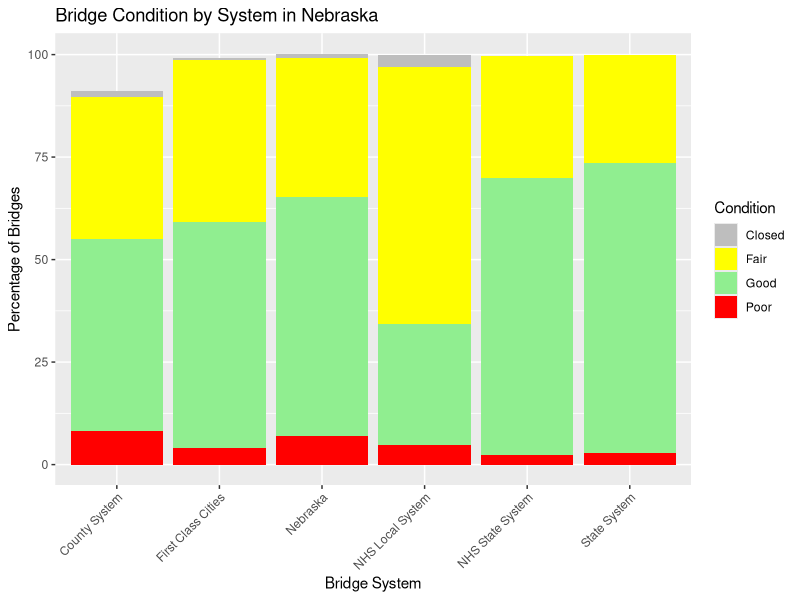
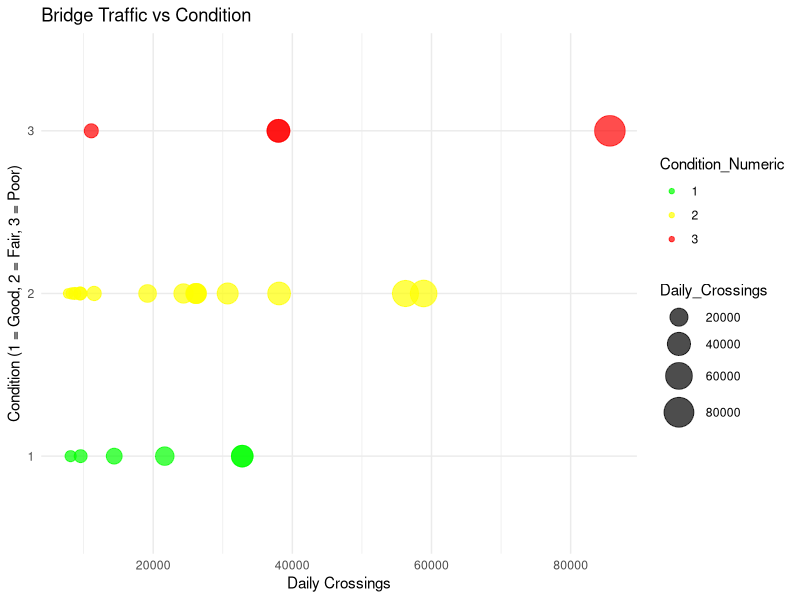
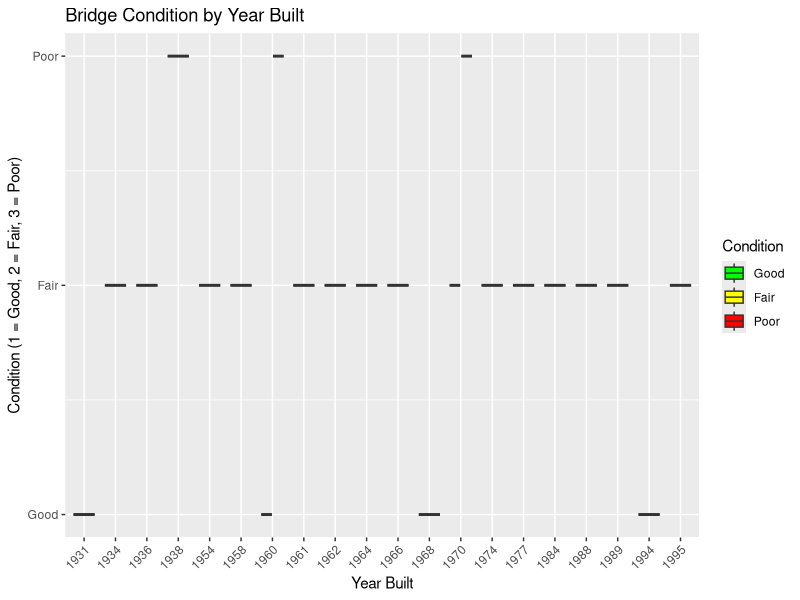
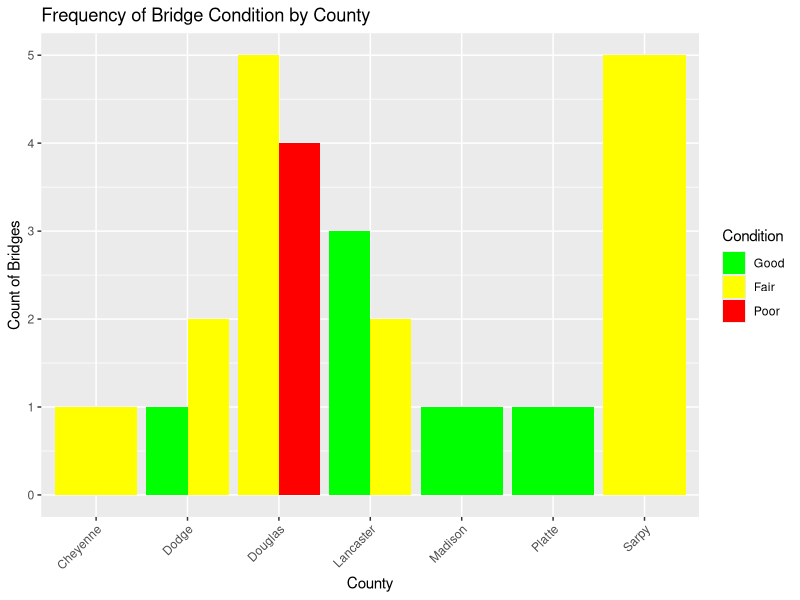
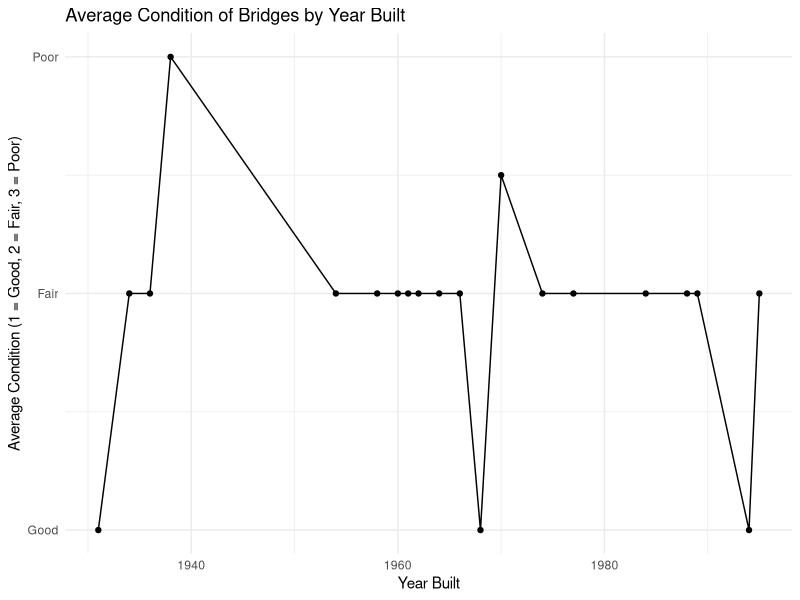
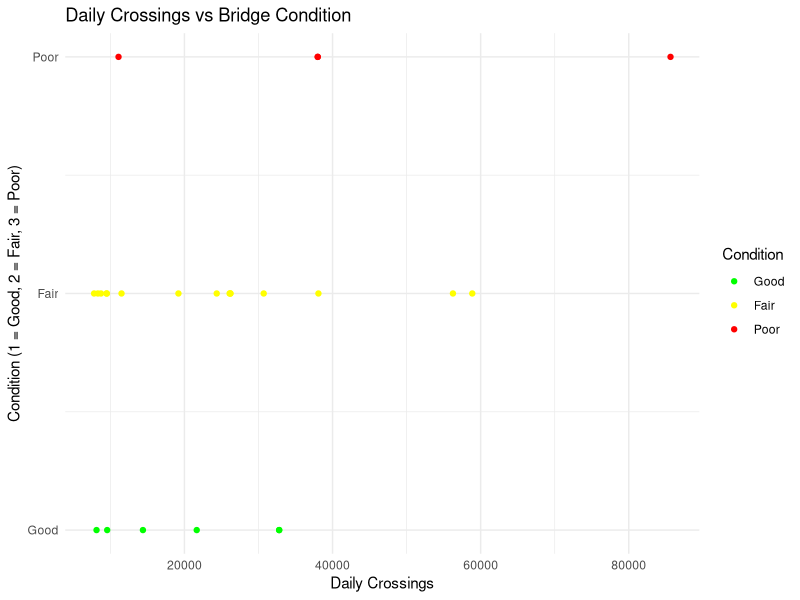
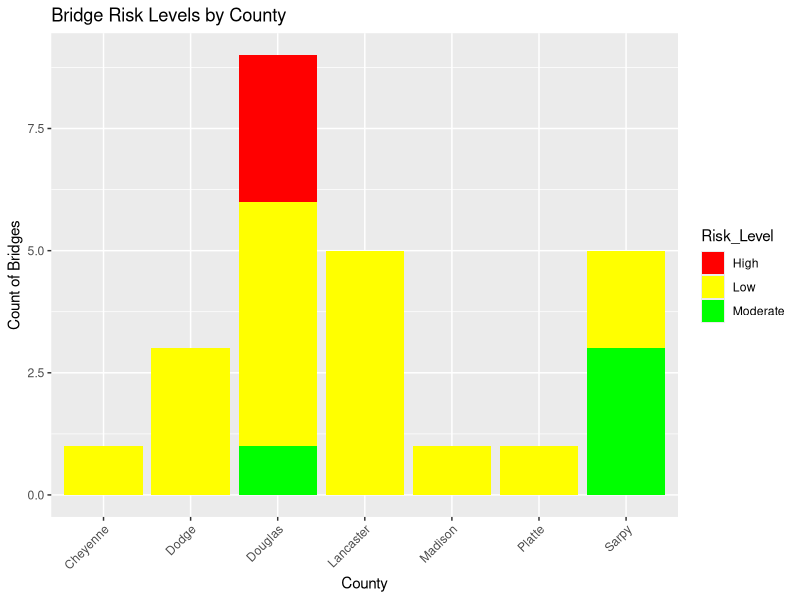

The R source for these figures, in order:
## ---- chunk 1
library(ggplot2)
library(dplyr)
library(tidyr)

# BRIDGE CONDITION BY SYSTEM
data <- data.frame(
  System = c("County System", "First Class Cities", "State System", "NHS State System", 
             "NHS Local System", "Nebraska"),
  Good = c(46.7, 55.0, 70.7, 67.5, 29.7, 58.3),
  Fair = c(34.7, 39.5, 26.2, 29.8, 62.5, 33.9),
  Poor = c(8.3, 4.1, 2.9, 2.3, 4.7, 6.9),
  Closed = c(1.5, 0.6, 0.0, 0.1, 3.1, 1.1)
)

data_long <- data %>%
  pivot_longer(cols = Good:Closed, names_to = "Condition", values_to = "Percentage")

ggplot(data_long, aes(x = System, y = Percentage, fill = Condition)) +
  geom_bar(stat = "identity") +
  labs(title = "Bridge Condition by System in Nebraska", 
       x = "Bridge System", 
       y = "Percentage of Bridges") +
  theme(axis.text.x = element_text(angle = 45, hjust = 1)) +
  scale_fill_manual(values = c("Good" = "lightgreen", "Fair" = "yellow", "Poor" = "red", "Closed" = "gray"))

# BRIDGE TRAFFIC VS CONDITION
bridge_data <- data.frame(
  Bridge = c("US75 over J St", "US75 over Stream", "72nd St/FAU 5037 over UPRR", "US75 over Betz Creek", 
             "42nd St/FAU 5057 over UPRR", "42nd St/FAU 5057 over UPRR", "SB-I180/US34 over I80", 
             "NB-I180/US34 over I80", "N370 over Papillion Creek Trib", "US6 over Saddle Creek Rd", 
             "N50 over I80", "N38 over Big Papillion Creek", "US275/N92 over 72nd Street", 
             "N 14th St/FAU 5227 over Oak Creek", "14th St over US6", "WB-US30/US81 over Loup River", 
             "US6 over Up/BNSF RR", "N31 over Park/Papio", "Bell St over UPRR", "US77 over Elm Creek", 
             "36th St/Fas 5061 over Papillion Creek", "Hamiltn St/Fau5066 over US75", "US30 over Fremont Co Drain Ditch", 
             "Norflk Ave/FAU6020 over N Fk Elkhorn River", "I80 over Link 17B & Rd 77"),
  County = c("Douglas", "Sarpy", "Douglas", "Sarpy", "Douglas", "Douglas", "Lancaster", "Lancaster", 
             "Sarpy", "Douglas", "Sarpy", "Douglas", "Douglas", "Lancaster", "Lancaster", "Platte", 
             "Lancaster", "Douglas", "Dodge", "Dodge", "Sarpy", "Douglas", "Dodge", "Madison", "Cheyenne"),
  Year_Built = c(1970, 1988, 1966, 1989, 1960, 1960, 1960, 1960, 1995, 1934, 1958, 1964, 1962, 1968, 1961, 
                 1931, 1936, 1938, 1994, 1954, 1984, 1977, 1970, 1968, 1974),
  Daily_Crossings = c(85640, 58870, 56260, 38095, 38000, 38000, 32795, 32795, 30705, 26220, 26190, 
                      26100, 24360, 21660, 19190, 14395, 11505, 11100, 9570, 9535, 9470, 8730, 8310, 8130, 7800),
  Condition = c("Poor", "Fair", "Fair", "Fair", "Poor", "Poor", "Good", "Good", "Fair", "Fair", "Fair", 
                "Fair", "Fair", "Good", "Fair", "Good", "Fair", "Poor", "Good", "Fair", "Fair", "Fair", 
                "Fair", "Good", "Fair")
)

# Map condition to numeric values
bridge_data$Condition_Numeric <- factor(bridge_data$Condition, levels = c("Good", "Fair", "Poor"), labels = c(1, 2, 3))

# Create scatter plot
ggplot(bridge_data, aes(x = Daily_Crossings, y = Condition_Numeric, size = Daily_Crossings, color = Condition_Numeric)) +
  geom_point(alpha = 0.7) +
  labs(title = "Bridge Traffic vs Condition", 
       x = "Daily Crossings", 
       y = "Condition (1 = Good, 2 = Fair, 3 = Poor)") +
  scale_color_manual(values = c("green", "yellow", "red")) +
  scale_size_continuous(range = c(3, 10)) +
  theme_minimal()


#BRIDGE CONDITIONS BY AGE


bridge_data$Condition <- factor(bridge_data$Condition, levels = c("Good", "Fair", "Poor"))
bridge_data$Condition_Numeric <- as.numeric(bridge_data$Condition)

# Convert Year_Built to numeric for better plotting (since it's a continuous variable)
bridge_data$Year_Built <- as.numeric(as.character(bridge_data$Year_Built))

# Create boxplot with numeric Condition
ggplot(bridge_data, aes(x = as.factor(Year_Built), y = Condition_Numeric, fill = Condition)) +
  geom_boxplot() +
  labs(title = "Bridge Condition by Year Built", 
       x = "Year Built", 
       y = "Condition (1 = Good, 2 = Fair, 3 = Poor)") +
  scale_fill_manual(values = c("green", "yellow", "red")) +
  theme(axis.text.x = element_text(angle = 45, hjust = 1)) +
  scale_y_continuous(breaks = c(1, 2, 3), labels = c("Good", "Fair", "Poor"))

#BAR GRAPH OF CONDITION FREQUENCY BY COUNTY


ggplot(bridge_data, aes(x = County, fill = Condition)) +
  geom_bar(position = "dodge") +
  labs(title = "Frequency of Bridge Condition by County", 
       x = "County", 
       y = "Count of Bridges") +
  scale_fill_manual(values = c("green", "yellow", "red")) +
  theme(axis.text.x = element_text(angle = 45, hjust = 1))


#AVERAGE CONDITION BY YEAR BUILT AND COUNTY

average_condition <- bridge_data %>%
  group_by(Year_Built) %>%
  summarise(Average_Condition = mean(Condition_Numeric))

# Line plot for average condition over the years
ggplot(average_condition, aes(x = Year_Built, y = Average_Condition)) +
  geom_line() +
  geom_point() +
  labs(title = "Average Condition of Bridges by Year Built", 
       x = "Year Built", 
       y = "Average Condition (1 = Good, 2 = Fair, 3 = Poor)") +
  scale_y_continuous(breaks = c(1, 2, 3), labels = c("Good", "Fair", "Poor")) +
  theme_minimal()


#Risk Assessment: Condition vs. Daily Crossings
ggplot(bridge_data, aes(x = Daily_Crossings, y = Condition_Numeric, color = Condition)) +
  geom_point() +
  labs(title = "Daily Crossings vs Bridge Condition", 
       x = "Daily Crossings", 
       y = "Condition (1 = Good, 2 = Fair, 3 = Poor)") +
  scale_color_manual(values = c("green", "yellow", "red")) +
  scale_y_continuous(breaks = c(1, 2, 3), labels = c("Good", "Fair", "Poor")) +
  theme_minimal()



#Risk levels based on crossing and condition
bridge_data$Risk_Level <- with(bridge_data, ifelse(Daily_Crossings > 30000 & Condition_Numeric == 3, "High", 
                                                   ifelse(Daily_Crossings > 30000 & Condition_Numeric == 2, "Moderate", 
                                                          "Low")))

# Plot risk level distribution by county
ggplot(bridge_data, aes(x = County, fill = Risk_Level)) +
  geom_bar(position = "stack") +
  labs(title = "Bridge Risk Levels by County", 
       x = "County", 
       y = "Count of Bridges") +
  scale_fill_manual(values = c("red", "yellow", "green")) +
  theme(axis.text.x = element_text(angle = 45, hjust = 1))

model_condition <- lm(Condition_Numeric ~ Daily_Crossings, data = bridge_data)
summary(model_condition)






